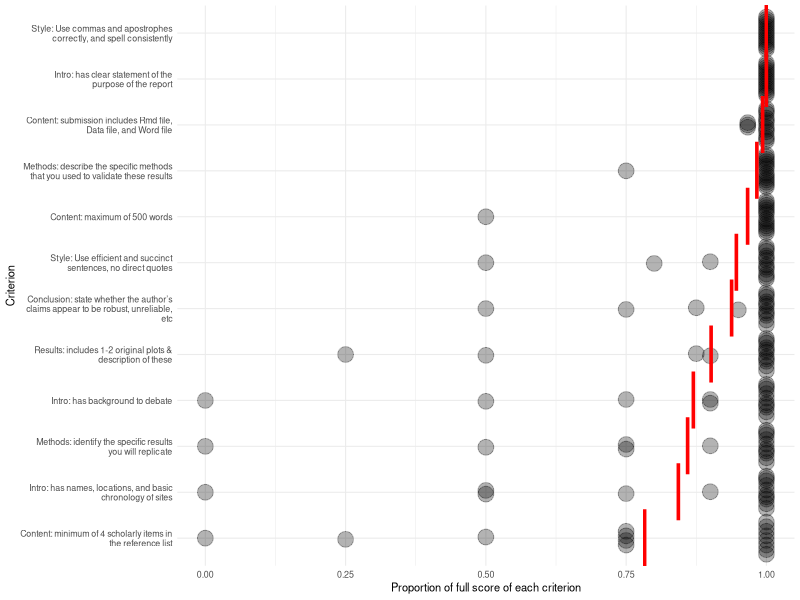

R code for this plot: (Note: this script raises an error after producing the figure.)

## ---- prepare-the-rubric-data
library(tidyverse)
library(ggbeeswarm)

#' read in the data
# what a mess
grading_rubric <- readxl::read_excel(here::here("analysis/data/raw_data/grading-rubric.xlsx"))

#' clean the data
criteria <-
  grading_rubric %>%
  select(1) %>%
  # get every second row
  filter(row_number() %% 2 == 1) %>%
  slice(1:12) %>%
  pull()

criteria_short <- c(
"Content: submission includes Rmd file, Data file, and Word file"
,"Content: maximum of 500 words"
,"Content: minimum of 4 scholarly items in the reference list"
,"Intro: has clear statement of the purpose of the report"
,"Intro: has background to debate"
,"Intro: has names, locations, and basic chronology of sites"
,"Methods: identify the specific results you will replicate"
,"Methods: describe the specific methods that you used to validate these results"
,"Results: includes 1-2 original plots & description of these"
, "Conclusion: state whether the author’s claims appear to be robust, unreliable, etc"
, "Style: Use efficient and succinct sentences, no direct quotes"
, "Style: Use commas and apostrophes correctly, and spell consistently"
)

# clean up the scores from canvas, one col per student
clean_and_ratio_the_score <-
  function(x) {
    str_remove_all(x, "/|pts") %>%
      str_squish() %>%
      str_split(" ") %>%
      unlist() %>%
      parse_number() %>%
      enframe() %>%
      spread(name, value) %>%
      mutate(prop = `1` / `2`) %>%
      pull(prop) %>%
      as.numeric()
  }

#
scores <-
grading_rubric %>%
  select(contains("Ratings")) %>%
  # get every second row
  filter(row_number() %% 2 == 0) %>%
  mutate(criteria = criteria_short) %>%
  gather(student, score, -criteria) %>%
  mutate(prop = map_dbl(score, clean_and_ratio_the_score))

## ---- plot-the-rubric-data
rubric_data_plot <-
scores %>%
  mutate(criteria = str_wrap((criteria), 40)) %>%
  ggplot(aes(reorder(criteria, prop),
             prop)) +
  geom_quasirandom(alpha = 0.3,
              size = 5) +
  stat_summary(fun.y=mean,
               geom="point",
               shape="\U007C",
               size=15,
               colour="red") +
  labs(y = "Proportion of full score of each criterion",
       x = "Criterion") +
  theme_minimal(base_size = 8) +
  coord_flip()

ggplot2::ggsave(plot = rubric_data_plot,
       here::here('analysis/figures/rubric_score_distribution.jpg'),
       width = 5.75,
       dpi = 300)

# details on figure size
# electronically as high-resolution TIFF, EPS, or JPG files for best print reproduction.
# https://documents.saa.org/container/docs/default-source/doc-publications/style-guide/saa-style-guide_updated-july-2018c5062f7e55154959ab57564384bda7de.pdf?sfvrsn=8247640e_6
# A minimum of 300 dpi
# The maximum dimensions of a published figure are 5.75 inches (ca. 15 cm) by 8 inches (20.3 cm).
